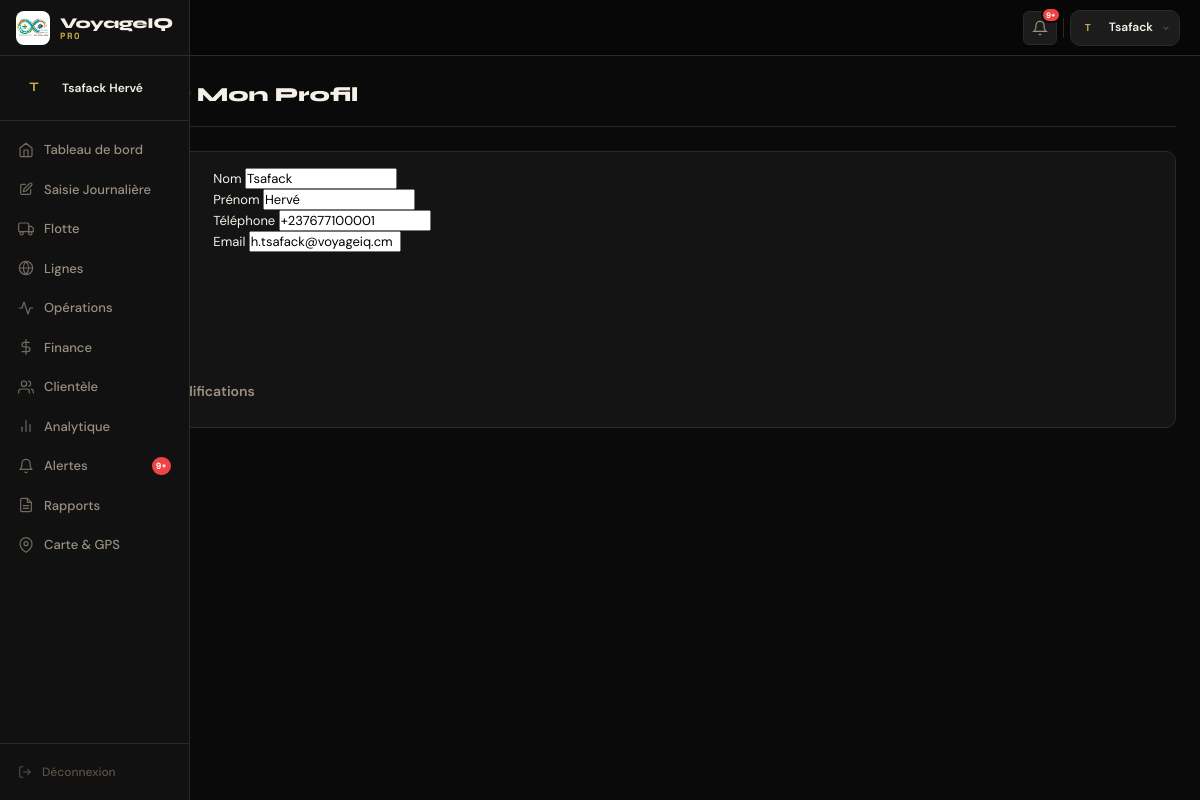
The app's page /admin/mon-profil (signed in) with its own data.
### app/models/chauffeur.py (models this page shows, shortened)
class Chauffeur(UserMixin, db.Model):
    __tablename__ = 'chauffeurs'
    id              = db.Column(db.Integer, primary_key=True)
    matricule       = db.Column(db.String(20),  unique=True, nullable=True)   # généré à la validation
    nom             = db.Column(db.String(100), nullable=False)
    prenom          = db.Column(db.String(100), nullable=False)
    date_naissance  = db.Column(db.Date,        nullable=True)
    lieu_naissance  = db.Column(db.String(100), nullable=True)
    sexe            = db.Column(db.String(10),  default='M')
    telephone       = db.Column(db.String(20),  nullable=True)
    telephone_urgence = db.Column(db.String(20), nullable=True)  # contact urgence
    email           = db.Column(db.String(150), unique=True, nullable=True)
    adresse         = db.Column(db.String(200), nullable=True)
    ville           = db.Column(db.String(100), nullable=True)
    username        = db.Column(db.String(50),  unique=True, nullable=False)
    pwd_hash        = db.Column(db.String(255), nullable=False)
    actif           = db.Column(db.Boolean, default=False)          # False tant que non validé
    statut_inscription = db.Column(db.String(20), default='en_attente')  # en_attente / valide / rejete
    statut          = db.Column(db.String(20), default='actif')     # actif / inactif / suspendu / en_conge
    photo           = db.Column(db.String(255), nullable=True)      # chemin vers l'image
    bio             = db.Column(db.Text,        nullable=True)
    num_permis      = db.Column(db.String(50),  nullable=True)
    categorie_permis= db.Column(db.String(10),  nullable=True)      # B, C, D...
    exp_permis      = db.Column(db.Date,        nullable=True)
    num_cni         = db.Column(db.String(50),  nullable=True)
    exp_cni         = db.Column(db.Date,        nullable=True)
    num_carnet      = db.Column(db.String(50),  nullable=True)      # carnet de conduite pro
    annees_exp      = db.Column(db.Integer,  default=0)
    agence          = db.Column(db.String(100), nullable=True)      # agence d'affectation
    ligne_preferee  = db.Column(db.Integer, db.ForeignKey('lignes.id'), nullable=True)
    created_at      = db.Column(db.DateTime, default=lambda: datetime.now(timezone.utc))
    validated_at    = db.Column(db.DateTime, nullable=True)         # date validation admin
    validated_by    = db.Column(db.Integer, db.ForeignKey('utilisateurs.id'), nullable=True)
    last_login      = db.Column(db.DateTime, nullable=True)
    courses         = db.relationship('CourseChauffeur', backref='chauffeur', lazy='dynamic',
                                      foreign_keys='CourseChauffeur.chauffeur_id')
    validateur      = db.relationship('Utilisateur', foreign_keys=[validated_by])
    ligne_hab       = db.relationship('Ligne', foreign_keys=[ligne_preferee])

### app/blueprints/bp_admin.py (the view, shortened to what this page needs)
@bp_admin.route('/mon-profil', methods=['GET', 'POST'])
@login_required
def modifier_profil():
    return render_template('admin/modifier_profil.html')

### app/models/utilisateur.py (called while the page is built)
@login_manager.user_loader
def load_user(user_id):
    if str(user_id).startswith('c-'):
        from app.models.chauffeur import Chauffeur
        return db.session.get(Chauffeur, int(user_id[2:]))
    return db.session.get(Utilisateur, int(user_id))

### app/templates/admin/modifier_profil.html (shortened to what this page needs)
{% extends "base/base_admin.html" %}
{% block content %}
<div class="admin-page">
  <div class="page-header">
    <h1 class="page-title"> Modifier Mon Profil</h1>
  </div>
  <div class="section-card">
    <form action="{{ url_for('admin.modifier_profil') }}" method="POST" enctype="multipart/form-data">
      <div style="display: flex; gap: 30px; align-items: flex-start; margin-bottom: 30px;">
        <div class="user-avatar-upload" style="text-align: center;">
          <div class="user-avatar-large" style="width: 120px; height: 120px; border-radius: 50%; overflow: hidden; background: var(--bg3); margin-bottom: 10px;">
          </div>
          <label class="btn btn-sm btn-secondary" style="cursor:pointer;">
          </label>
        </div>
        <div style="flex: 1;" class="form-grid">
          <div class="form-group">
            <label class="form-label">Nom</label>
            <input type="text" name="nom" class="form-input" value="{{ current_user.nom }}" required>
          </div>
          <div class="form-group">
            <label class="form-label">Prénom</label>
            <input type="text" name="prenom" class="form-input" value="{{ current_user.prenom or '' }}">
          </div>
          <div class="form-group">
            <label class="form-label">Téléphone</label>
            <input type="tel" name="telephone" class="form-input" value="{{ current_user.telephone }}" required>
          </div>
          <div class="form-group">
            <label class="form-label">Email</label>
            <input type="email" name="email" class="form-input" value="{{ current_user.email or '' }}">
          </div>
        </div>
      </div>
      <button type="submit" class="btn btn-primary">Enregistrer les modifications</button>
    </form>
  </div>
</div>
{% endblock %}

### app/templates/base/base_admin.html (shortened to what this page needs)
<!DOCTYPE html>
<html lang="fr" data-theme="admin">
<head>
  <link rel="stylesheet" href="https://cdnjs.cloudflare.com/ajax/libs/font-awesome/6.5.0/css/all.min.css">
  <link rel="stylesheet" href="{{ url_for('static', filename='css/base/variables.css') }}">
  <link rel="stylesheet" href="{{ url_for('static', filename='css/base/reset.css') }}">
  <link rel="stylesheet" href="{{ url_for('static', filename='css/base/main.css') }}">
  <link rel="stylesheet" href="{{ url_for('static', filename='css/base/animations.css') }}">
  <link rel="stylesheet" href="{{ url_for('static', filename='css/base/style_admin.css') }}">
  <link rel="stylesheet" href="{{ url_for('static', filename='css/components/sidebar.css') }}">
  <link rel="stylesheet" href="{{ url_for('static', filename='css/components/navbar.css') }}">
  <link rel="stylesheet" href="{{ url_for('static', filename='css/components/buttons.css') }}">
  <link rel="stylesheet" href="{{ url_for('static', filename='css/components/cards.css') }}">
  <link rel="stylesheet" href="{{ url_for('static', filename='css/components/tables.css') }}">
  <link rel="stylesheet" href="{{ url_for('static', filename='css/components/forms.css') }}">
  <link rel="stylesheet" href="{{ url_for('static', filename='css/components/modals.css') }}">
  <link rel="stylesheet" href="{{ url_for('static', filename='css/components/kpi.css') }}">
</head>
<body class="admin-layout">
<aside class="sidebar" id="sidebar">
  <div class="sidebar__brand">
    <a href="{{ url_for('dashboard.index') }}" class="sidebar__logo">
      <div class="sidebar__logo-icon">
        <img src="{{ url_for('static', filename='images/logo.jpeg') }}"
             alt="VoyageIQ Logo"
             onerror="this.parentElement.innerHTML='<span style=\'font-family:var(--font-head);font-size:15px;font-weight:800;color:var(--gold);\'>VIQ</span>'">
      </div>
      <div class="sidebar__logo-text">
        <span class="sidebar__logo-name">VoyageIQ</span>
        <span class="sidebar__logo-tag">PRO</span>
      </div>
    </a>
  </div>
  <div class="sidebar__user">
    <div class="sidebar__user-avatar">
    </div>
    <div class="sidebar__user-info">
      <span class="sidebar__user-name">{{ current_user.nom }} {{ current_user.prenom or '' }}</span>
    </div>
  </div>
  <nav class="sidebar__nav" role="navigation" aria-label="Navigation principale">
    {% for endpoint, page, label, icon_path in nav_items %}
      {% if not current_user.can_access or current_user.can_access(page) %}
      <a href="{{ url_for(endpoint) }}"
         class="sidebar__nav-item {% if request.endpoint and request.endpoint.startswith(page) %}sidebar__nav-item--active{% endif %}"
         aria-current="{% if request.endpoint and request.endpoint.startswith(page) %}page{% endif %}">
        <svg class="sidebar__nav-icon" width="16" height="16" viewBox="0 0 24 24"
             fill="none" stroke="currentColor" stroke-width="1.8"
             stroke-linecap="round" stroke-linejoin="round">
          {{ icon_path | safe }}
        </svg>
        <span>{{ label }}</span>
        {% if page == 'alertes' %}
          {% set nb = alertes_count | default(0) %}
          {% if nb > 0 %}
            <span class="sidebar__nav-badge">{{ nb if nb < 10 else '9+' }}</span>
          {% endif %}
        {% endif %}
      </a>
      {% endif %}
    {% endfor %}
  </nav>
  <div class="sidebar__footer">
    <a href="{{ url_for('auth.logout') }}" class="sidebar__logout">
      <svg width="14" height="14" viewBox="0 0 24 24" fill="none" stroke="currentColor" stroke-width="1.8">
        <path d="M9 21H5a2 2 0 01-2-2V5a2 2 0 012-2h4"/>
        <polyline points="16 17 21 12 16 7"/>
        <line x1="21" y1="12" x2="9" y2="12"/>
      </svg>
      <span>Déconnexion</span>
    </a>
  </div>
</aside>
<div class="admin-main" id="adminMain">
  <header class="topbar" role="banner">
    <div class="topbar__breadcrumb" aria-label="Fil d'ariane">
      <span class="topbar__breadcrumb-root">VoyageIQ</span>
      <span class="topbar__breadcrumb-current">{% block breadcrumb %}Dashboard{% endblock %}</span>
    </div>
    <div class="topbar__actions">
      <a href="{{ url_for('alertes.index') }}" class="topbar__action-btn" title="Alertes" aria-label="Alertes">
        <svg width="16" height="16" viewBox="0 0 24 24" fill="none" stroke="currentColor" stroke-width="1.8">
          <path d="M18 8A6 6 0 006 8c0 7-3 9-3 9h18s-3-2-3-9"/>
          <path d="M13.73 21a2 2 0 01-3.46 0"/>
        </svg>
        {% set nb_alertes = alertes_count | default(0) %}
        {% if nb_alertes > 0 %}
          <span class="topbar__badge">{{ nb_alertes if nb_alertes < 10 else '9+' }}</span>
        {% endif %}
      </a>
      <div class="topbar__profile" id="profileMenu" role="button"
           aria-haspopup="true" aria-expanded="false"
           tabindex="0"
           aria-label="Menu profil">
        <div class="topbar__profile-avatar">
        </div>
        <div class="topbar__profile-info">
          <span class="topbar__profile-name">{{ current_user.nom }}</span>
        </div>
        <svg width="10" height="10" viewBox="0 0 24 24" fill="none" stroke="currentColor" stroke-width="2.5">
          <polyline points="6 9 12 15 18 9"/>
        </svg>
      </div>
    </div>
  </header>
  <main class="admin-content" id="mainContent">
    {% block content %}{% endblock %}
  </main>
</div>
</body>
</html>

### app/static/css/base/variables.css (style rules this page uses)
:root { --bg: #0A0A0A; --bg2: #111111; --bg3: #181818; --card: #141414; --card2: #1C1C1C; --border: #2A2A2A; --border2: #3A3A2A; --gold: #C9A84C; --gold2: #E8C96A; --gold3: #A07830; --ok: #22C55E; --warn: #F59E0B; --err: #EF4444; --info: #60A5FA; --purple: #A855F7; --t: #F5F0E8; --t2: #9A9080; --t3: #5A5048; --t4: #2A2520; --font-main: 'DM Sans', sans-serif; --font-head: 'Syne', sans-serif; --font-mono: 'Space Mono', monospace; --radius: 10px; --radius-sm: 6px; --radius-lg: 16px; --navbar-h: 56px; }

### app/static/css/base/main.css (style rules this page uses)
body { background: var(--bg); color: var(--t); font-family: var(--font-main); font-size: 13px; line-height: 1.5; }
.page-header { display: flex; align-items: flex-start; justify-content: space-between; flex-wrap: wrap; gap: 12px; margin-bottom: 24px; padding-bottom: 16px; border-bottom: 1px solid var(--border); }
.page-title { font-family: var(--font-head); font-size: 20px; font-weight: 800; color: var(--t); display: flex; align-items: center; gap: 8px; }
.section-card { background: var(--card); border: 1px solid var(--border); border-radius: var(--radius); padding: 16px; margin-bottom: 16px; }
.btn { display: inline-flex; align-items: center; gap: 5px; padding: 6px 14px; border-radius: var(--radius-sm); font-size: 12px; font-weight: 500; cursor: pointer; border: 1px solid var(--border); font-family: var(--font-main); transition: all .12s; white-space: nowrap; background: var(--card); color: var(--t2); }
.btn-sm { padding: 3px 9px; font-size: 11px; }

### app/static/css/components/buttons.css (style rules this page uses)
.btn { display: inline-flex; align-items: center; justify-content: center; gap: 8px; padding: 10px 20px; border-radius: var(--radius-sm); font-family: var(--font-main); font-weight: 600; font-size: 14px; cursor: pointer; transition: all var(--dur-mid) var(--ease); border: 1px solid transparent; }

### records on screen
Chauffeur: nom "Tsafack", prenom "Hervé", telephone "+237677100001", email "h.tsafack@voyageiq.cm"

### other values on screen
{{ label }} "Tableau de bord" "Saisie Journalière" "Flotte" "Lignes" "Opérations" "Finance" "Clientèle" "Analytique" "Alertes" "Rapports" "Carte & GPS"
{{ nb if nb < 10 else '9+' }} "9+"
{{ nb_alertes if nb_alertes < 10 else '9+' }} "9+"
